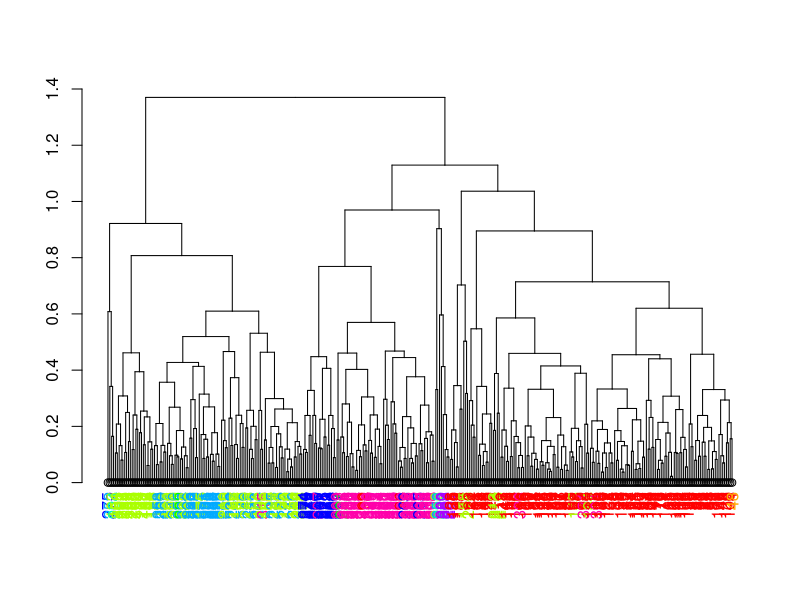
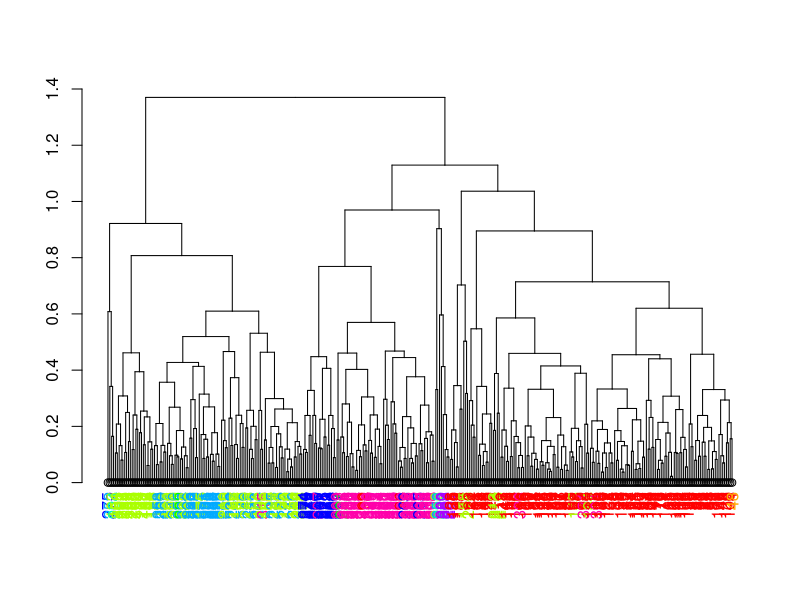

The R script that drew these images, in order:
getColor <<-function(n)
#function to color each leaf node's label so we can see any oddities in the dendrogram
{
	if(is.leaf(n))		#check to see if n is a leaf node
	{
	a<-attributes(n)	#store n's attributes in a

	for(j in 1:length(uniqueClasses))				#loop over all possible classifications
	{
		label <- attr(n, "label")					#store n's label
		if(labelData[label,] == uniqueClasses[j])	#if the label = the current classification
		{
			i <- j									#set i = to j
		}
	}
		attr(n, "nodePar") <-
			c(a$nodePar, list(lab.col =myCols[i]))  #color the label based on i's value
	}
	n	#return the node
}


indata <- read.csv("newEcoli.csv", header=FALSE) 	#read the input file into indata
uniqueClasses <- unique(indata[,1])				#find all unique classifications
labelData <- indata[1]							#store a mapping between instances and classifications
indata[1] <- NULL								#remove the column containing classifications
d <- dist(indata)								#find the distance matrix for indata
h <- hclust(d)									#cluster based on the distance matrix

dend <- as.dendrogram(h)						#store the results as a dendrogram

numGroups <- length(uniqueClasses)				#find how many classifications there are
myCols <-grDevices::rainbow(numGroups)			#generate a color pallette containing that many colors
i <- 0											#set i to 0 by default
dend <- dendrapply(dend, getColor)				#use dendrapply to color all leaf nodes' labels
plot(dend)										#plot the result
pdf("graph.pdf")
plot(dend)
dev.off()

